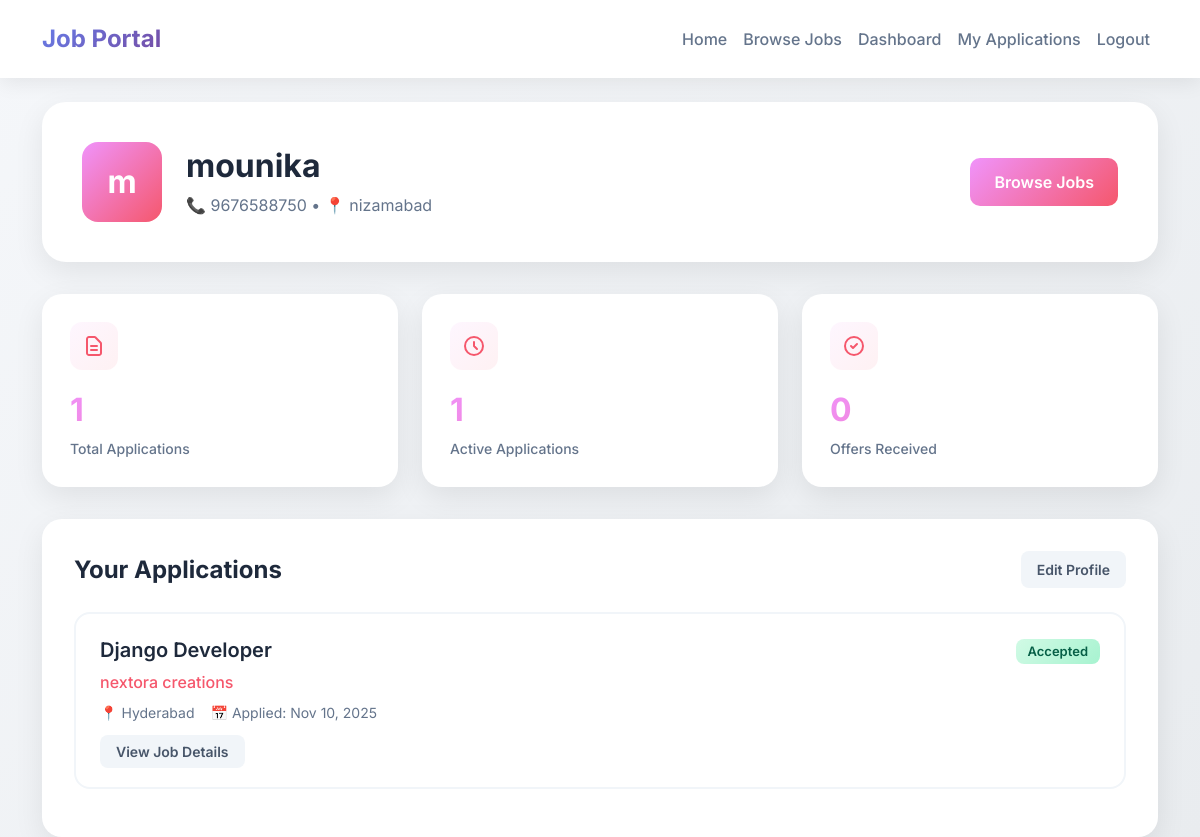
Page /accounts/jobseeker/dashboard/ (signed in) on the committed database.
### accounts/models.py (models this page shows, shortened)
class Jobseeker(models.Model):
    user = models.OneToOneField(User, on_delete=models.CASCADE, related_name='jobseeker_profile')
    full_name = models.CharField(max_length=200)
    resume = models.FileField(upload_to='resumes/', blank=True, null=True)
    skills = models.TextField(help_text='Comma-separated skills')
    experience = models.TextField(blank=True)
    phone = models.CharField(max_length=20)
    location = models.CharField(max_length=200, blank=True)

class Employer(models.Model):
    user = models.OneToOneField(User, on_delete=models.CASCADE, related_name='employer_profile')
    company_name = models.CharField(max_length=200)
    company_description = models.TextField(blank=True)
    website = models.URLField(blank=True)
    location = models.CharField(max_length=200)
    phone = models.CharField(max_length=20)
    logo = models.ImageField(upload_to='company_logos/', blank=True, null=True)

### jobs/models.py (models this page shows, shortened)
class Application(models.Model):
    STATUS_CHOICES = (
        ('pending', 'Pending'),
        ('reviewed', 'Reviewed'),
        ('accepted', 'Accepted'),
        ('rejected', 'Rejected'),
    )
    job = models.ForeignKey(Job, on_delete=models.CASCADE, related_name='applications')
    jobseeker = models.ForeignKey(Jobseeker, on_delete=models.CASCADE, related_name='applications')
    cover_letter = models.TextField()
    status = models.CharField(max_length=20, choices=STATUS_CHOICES, default='pending')
    applied_date = models.DateTimeField(default=timezone.now)
    class Meta:
        ordering = ['-applied_date']
        unique_together = ['job', 'jobseeker']

class Job(models.Model):
    JOB_TYPE_CHOICES = (
        ('full_time', 'Full Time'),
        ('part_time', 'Part Time'),
        ('contract', 'Contract'),
        ('internship', 'Internship'),
    )
    employer = models.ForeignKey(Employer, on_delete=models.CASCADE, related_name='jobs')
    title = models.CharField(max_length=200)
    description = models.TextField()
    requirements = models.TextField()
    location = models.CharField(max_length=200)
    job_type = models.CharField(max_length=20, choices=JOB_TYPE_CHOICES)
    salary_min = models.DecimalField(max_digits=10, decimal_places=2, null=True, blank=True)
    salary_max = models.DecimalField(max_digits=10, decimal_places=2, null=True, blank=True)
    posted_date = models.DateTimeField(default=timezone.now)
    deadline = models.DateField(null=True, blank=True)
    is_active = models.BooleanField(default=True)
    class Meta:
        ordering = ['-posted_date']

### accounts/views.py (the view)
# urls.py: path('jobseeker/dashboard/', views.jobseeker_dashboard, name='jobseeker_dashboard'),
@login_required
def jobseeker_dashboard(request):
    if request.user.user_type != 'jobseeker':
        messages.error(request, 'Access denied. Job seekers only.')
        return redirect('home')
    jobseeker = request.user.jobseeker_profile
    applications = jobseeker.applications.all()
    context = {
        'jobseeker': jobseeker,
        'applications': applications,
    }
    return render(request, 'accounts/jobseeker_dashboard.html', context)

### templates/accounts/jobseeker_dashboard.html (shortened to what this page needs)
{% extends 'base.html' %}
{% block content %}
<div class="dashboard-header">
    <div class="header-content">
        <div class="user-avatar">
            {{ jobseeker.full_name.0 }}
        </div>
        <div class="header-info">
            <h1>{{ jobseeker.full_name }}</h1>
            <p>📞 {{ jobseeker.phone }}{% if jobseeker.location %} • 📍 {{ jobseeker.location }}{% endif %}</p>
        </div>
        <div class="header-actions">
            <a href="{% url 'job_list' %}" class="btn-action btn-primary-gradient">Browse Jobs</a>
        </div>
    </div>
</div>
<div class="stats-grid">
    <div class="stat-card">
        <div class="stat-icon">
        </div>
        <div class="stat-value">{{ applications.count }}</div>
        <div class="stat-label">Total Applications</div>
    </div>
    <div class="stat-card">
        <div class="stat-icon">
        </div>
        <div class="stat-value">{{ applications|length }}</div>
        <div class="stat-label">Active Applications</div>
    </div>
    <div class="stat-card">
        <div class="stat-icon">
        </div>
        <div class="stat-value">0</div>
        <div class="stat-label">Offers Received</div>
    </div>
</div>
<div class="applications-list">
    <div class="section-title">
        <span>Your Applications</span>
        <a href="{% url 'jobseeker_profile' %}" class="btn-sm">Edit Profile</a>
    </div>
    {% if applications %}
        {% for application in applications %}
        <div class="application-item">
            <div class="application-header">
                <div>
                    <h3 class="job-title">{{ application.job.title }}</h3>
                    <div class="company-name">{{ application.job.employer.company_name }}</div>
                    <div class="application-meta">
                        <span>📍 {{ application.job.location }}</span>
                        <span>📅 Applied: {{ application.applied_date|date:"M d, Y" }}</span>
                    </div>
                </div>
                <div>
                    <span class="badge badge-{{ application.status }}">{{ application.get_status_display }}</span>
                </div>
            </div>
            <a href="{% url 'job_detail' application.job.id %}" class="btn-sm">View Job Details</a>
        </div>
        {% endfor %}
    {% endif %}
</div>
{% endblock %}

### templates/base.html (shortened to what this page needs)
<!DOCTYPE html>
<html lang="en">
<head>
    <link href="https://cdn.jsdelivr.net/npm/bootstrap@5.1.3/dist/css/bootstrap.min.css" rel="stylesheet">
</head>
<body>
    <nav class="navbar navbar-expand-lg navbar-light">
        <div class="container">
            <a class="navbar-brand" href="{% url 'home' %}">Job Portal</a>
            <div class="collapse navbar-collapse" id="navbarNav">
                <ul class="navbar-nav ms-auto">
                    <li class="nav-item">
                        <a class="nav-link" href="{% url 'home' %}">Home</a>
                    </li>
                    <li class="nav-item">
                        <a class="nav-link" href="{% url 'job_list' %}">Browse Jobs</a>
                    </li>
                    {% if user.is_authenticated %}
                        {% if user.user_type == 'employer' %}
                            <li class="nav-item">
                                <a class="nav-link" href="{% url 'employer_dashboard' %}">Dashboard</a>
                            </li>
                            <li class="nav-item">
                                <a class="nav-link" href="{% url 'job_create' %}">Post Job</a>
                            </li>
                        {% elif user.user_type == 'jobseeker' %}
                            <li class="nav-item">
                                <a class="nav-link" href="{% url 'jobseeker_dashboard' %}">Dashboard</a>
                            </li>
                            <li class="nav-item">
                                <a class="nav-link" href="{% url 'my_applications' %}">My Applications</a>
                            </li>
                        {% endif %}
                        <li class="nav-item">
                            <a class="nav-link" href="{% url 'logout' %}">Logout</a>
                        </li>
                    {% endif %}
                </ul>
            </div>
        </div>
    </nav>
    <div class="container mt-4">
        {% block content %}{% endblock %}
    </div>
</body>
</html>

### templates/base.html (style rules this page uses)
:root { --primary: #4f46e5; --primary-dark: #4338ca; --bg-gradient: linear-gradient(135deg, #667eea 0%, #764ba2 100%); --card-shadow: 0 20px 60px rgba(79, 70, 229, 0.15); }
* { margin: 0; padding: 0; box-sizing: border-box; }
body { font-family: 'Inter', sans-serif; background: linear-gradient(135deg, #f5f7fa 0%, #e9ecef 100%); min-height: 100vh; }
.navbar { background: white !important; box-shadow: 0 4px 20px rgba(0, 0, 0, 0.08); padding: 1rem 0; }
.navbar-brand { font-size: 1.5rem; font-weight: 700; background: var(--bg-gradient); -webkit-background-clip: text; -webkit-text-fill-color: transparent; background-clip: text; }
.nav-link { font-weight: 500; color: #64748b !important; transition: color 0.3s ease; }

### templates/accounts/jobseeker_dashboard.html (style rules this page uses)
.dashboard-header { background: white; border-radius: 24px; padding: 40px; box-shadow: 0 10px 30px rgba(0, 0, 0, 0.08); margin-bottom: 32px; animation: fadeInDown 0.8s ease; }
.header-content { display: flex; align-items: center; gap: 24px; flex-wrap: wrap; }
.user-avatar { width: 80px; height: 80px; border-radius: 16px; background: linear-gradient(135deg, #f093fb 0%, #f5576c 100%); display: flex; align-items: center; justify-content: center; font-size: 2rem; color: white; font-weight: 700; }
.header-info h1 { font-size: 2rem; font-weight: 700; color: #1e293b; margin-bottom: 8px; }
.header-info p { color: #64748b; margin: 0; }
.header-actions { margin-left: auto; }
.btn-action { padding: 12px 24px; font-weight: 600; border-radius: 10px; text-decoration: none; transition: all 0.3s ease; display: inline-block; }
.btn-primary-gradient { background: linear-gradient(135deg, #f093fb 0%, #f5576c 100%); color: white; border: none; }
.stats-grid { display: grid; grid-template-columns: repeat(auto-fit, minmax(200px, 1fr)); gap: 24px; margin-bottom: 32px; animation: fadeInUp 0.8s ease; }
.stat-card { background: white; border-radius: 20px; padding: 28px; box-shadow: 0 10px 30px rgba(0, 0, 0, 0.08); transition: all 0.3s ease; }
.stat-icon { width: 48px; height: 48px; border-radius: 12px; background: linear-gradient(135deg, #f093fb15 0%, #f5576c15 100%); display: flex; align-items: center; justify-content: center; margin-bottom: 16px; }
.stat-value { font-size: 2rem; font-weight: 700; background: linear-gradient(135deg, #f093fb 0%, #f5576c 100%); -webkit-background-clip: text; -webkit-text-fill-color: transparent; background-clip: text; margin-bottom: 4px; }
.stat-label { font-size: 0.875rem; color: #64748b; font-weight: 500; }
.section-title { font-size: 1.5rem; font-weight: 700; color: #1e293b; margin-bottom: 24px; display: flex; align-items: center; justify-content: space-between; }
.applications-list { background: white; border-radius: 20px; padding: 32px; box-shadow: 0 10px 30px rgba(0, 0, 0, 0.08); animation: fadeInUp 0.8s ease 0.2s both; }
.application-item { padding: 24px; border: 2px solid #f1f5f9; border-radius: 16px; margin-bottom: 16px; transition: all 0.3s ease; }
.application-header { display: flex; justify-content: space-between; align-items: start; margin-bottom: 16px; flex-wrap: wrap; gap: 16px; }
.job-title { font-size: 1.25rem; font-weight: 600; color: #1e293b; margin-bottom: 8px; }
.company-name { color: #f5576c; font-weight: 500; margin-bottom: 8px; }
.application-meta { display: flex; gap: 16px; flex-wrap: wrap; font-size: 0.875rem; color: #64748b; }
.badge { padding: 6px 12px; border-radius: 8px; font-size: 0.8125rem; font-weight: 600; }
.badge-accepted { background: linear-gradient(135deg, #d1fae5 0%, #a7f3d0 100%); color: #065f46; }
.btn-sm { padding: 8px 16px; font-size: 0.875rem; font-weight: 600; border-radius: 8px; text-decoration: none; transition: all 0.3s ease; background: #f1f5f9; color: #475569; }

### rows in the picture
Jobseeker: full_name.0 "m", full_name "mounika", phone "9676588750", location "nizamabad", count "1"
Application: job "Django Developer", job.employer.company_name "nextora creations", job.location "Hyderabad", applied_date "Nov 10, 2025", status "Accepted"

### other values in the picture
{{ applications|length }} "1"
